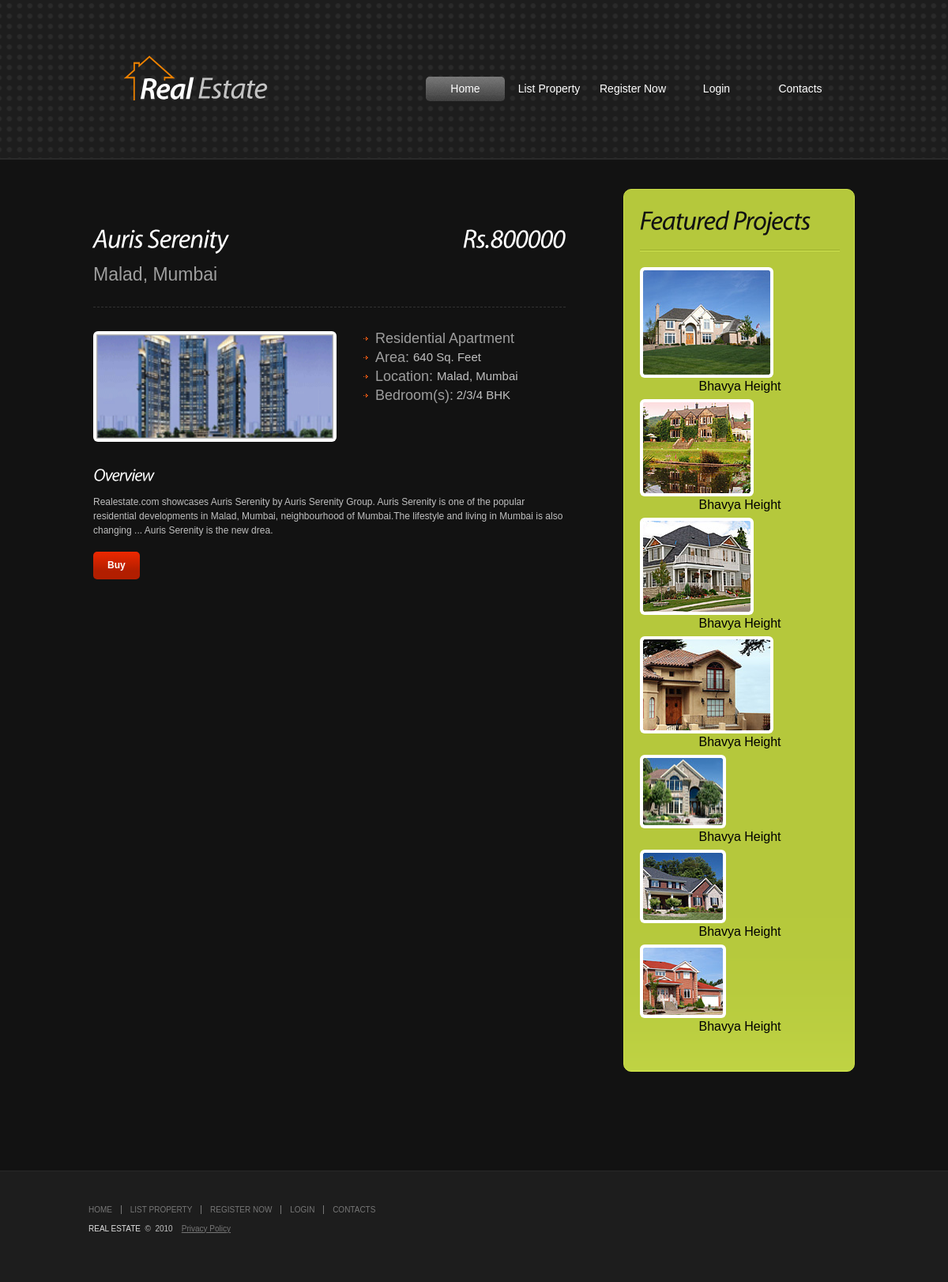
Page /view.php?Pname=Auris Serenity on the committed database.
### tables this page shows
CREATE TABLE IF NOT EXISTS `view` (
  `id` int(255) NOT NULL AUTO_INCREMENT,
  `pname` varchar(255) NOT NULL,
  `pcity` varchar(255) NOT NULL,
  `pimg` varchar(255) NOT NULL,
  `pprice` int(255) NOT NULL,
  `area` int(255) NOT NULL,
  `pbedroom` varchar(255) NOT NULL,
  `pdesc` varchar(255) NOT NULL,
  `poverview` varchar(255) NOT NULL,
  PRIMARY KEY (`id`)
);

### view.php (the view, shortened to what this page needs)
<!DOCTYPE html>
<html lang="en">
<head>
	<link rel="stylesheet" href="css/reset.css" type="text/css" media="all">
	<link rel="stylesheet" href="css/grid.css" type="text/css" media="all">
	<link rel="stylesheet" href="css/style.css" type="text/css" media="all">
</head>
<body>
<?php
			include('header1.php');
			?>
	<section id="content">
		<div class="container_16">
			<div class="clearfix">
				<section id="mainContent" class="grid_10">
    <div id="container_ff"></div>
        <article>
        <div class="clearfix">
        				<div class="fleft">
        				<?php
	if(isset($_GET['Pname'])){
        $name = $_GET['Pname'];
    }
    $result = mysql_query('Select * From view Where pname="'.$name.'"');
    $row = mysql_fetch_array($result);
       ?>
						<h2><?php echo $row['pname'] ?></h2>
						<span class="span"> <?php echo $row['pcity'] ?> </span>
						</div>
						<div class="fright">
						<h2> Rs.<?php echo $row['pprice'] ?> </h2>
						</div>
						</div>
					</article>
					<div class="wrapper">
							<figure><img src="images/<?php echo $row['pimg'] ?>" alt="" width="300"></figure>
							<ul class="list1">
							<li>
							<span class="span1"><?php echo $row['pdesc'] ?></span>
							</li>
							<li>
							<span class="span1"> Area: </span>
							<span class="span2"> <?php echo $row['area'] ?> Sq. Feet </span>
							</li>
							<li>
							<span class="span1"> Location: </span>
							<span class="span2"> <?php echo $row['pcity'] ?> </span>
							</li>
							<li class="last">
							<span class="span1">Bedroom(s):</span>
							<span class="span2"> <?php echo $row['pbedroom'] ?> BHK</span>
							</li>
							</ul>
							</div>
					<div id="container_ff"></div>
					<div class="wrapper">
					<h1>Overview</h1>
					<p><?php echo $row['poverview'] ?>.</p>
					<a href="payment.php?Pname=<?php echo $row['pname'] ?>" class="button" > Buy </a>
					 </div>
				</section>
				<aside class="grid_6">
					<div class="prefix_1">
						<article>
							<div class="box">
								<h2>Featured Projects</h2>
								<div class="wrapper"><figure class="alt"><img src="images/2page-img1.jpg" alt=""></figure></div>
								<h3 class="aligncenter">Bhavya Height</h3>
								<div class="wrapper"><figure class="alt"><img src="images/3page-img6.jpg" alt=""></figure></div>
								<h3 class="aligncenter">Bhavya Height</h3>
								<div class="wrapper"><figure class="alt"><img src="images/3page-img7.jpg" alt=""></figure></div>
								<h3 class="aligncenter">Bhavya Height</h3>
								<div class="wrapper"><figure class="alt"><img src="images/5page-img1.jpg" alt=""></figure></div>
								<h3 class="aligncenter">Bhavya Height</h3>
								<div class="wrapper"><figure class="alt"><img src="images/3page-img3.jpg" alt=""></figure></div>
								<h3 class="aligncenter">Bhavya Height</h3>
								<div class="wrapper"><figure class="alt"><img src="images/3page-img4.jpg" alt=""></figure></div>
								<h3 class="aligncenter">Bhavya Height</h3>
             <div class="wrapper"><figure class="alt"><img src="images/3page-img5.jpg" alt=""></figure></div>
								<h3 class="aligncenter">Bhavya Height</h3>
							</div>
						</article>
			</div>
		</div>
		</div>
	</section>
	<?php
			include('footer.php');
			?>
</body>
</html>

### css/grid.css (style rules this page uses)
.container_16 { margin-left: auto; margin-right: auto; width: 976px; }
.grid_1, .grid_2, .grid_3, .grid_4, .grid_5, .grid_6, .grid_7, .grid_8, .grid_9, .grid_10, .grid_11, .grid_12, .grid_13, .grid_14, .grid_15, .grid_16 { display:inline; float: left; position: relative; margin-left: 6px; margin-right: 6px; }
.container_16 .grid_6 { width:354px; }
.container_16 .grid_10 { width:598px; }
.container_16 .prefix_1 { padding-left:61px; }
.clearfix:after { clear: both; content: ' '; display: block; font-size: 0; line-height: 0; visibility: hidden; width: 0; height: 0; }
.clearfix { display: inline-block; }
.clearfix { display: block; }

### css/style.css (style rules this page uses)
article, aside, audio, canvas, command, datalist, details, embed, figcaption, figure, footer, header, hgroup, keygen, meter, nav, output, progress, section, source, video { display:block }
body { background:#1d1d1d;font-family:Arial, Helvetica, sans-serif;font-size:100%;line-height:1.125em;color:#c0c0c0 }
html { min-width:980px }
html, body { height:100% }
.container_16 { font-size:.75em;position:relative }
#content { padding:37px 0 90px 0;background:#121212 }
#mainContent { padding:13px 0 0 0 }
.fleft { float:left }
.fright { float:right }
.aligncenter { text-align:center }
.wrapper { width:100%;overflow:hidden }
figure { margin:0 24px 0 0;float:left;padding:4px;background:#fff;position:relative;border-radius:6px;-moz-border-radius:6px;-webkit-border-radius:6px;behavior:url(js/PIE.htc) }
figure.alt { margin-right:5px }
p { margin-bottom:18px }
a { color:#c0c0c0;outline:none }
h1 { font-size:22px;color:#fff;line-height:1.2em;font-style:italic;font-weight:normal;letter-spacing:-1px;margin-bottom:.5em }
h2 { font-size:33px;color:#fff;line-height:1.2em;font-style:italic;font-weight:normal;letter-spacing:-1px;margin-bottom:.5em }
h3 { font-size:1em;line-height:16px;font-weight:normal;text-transform:uppercase;color:#c0c0c0;margin-bottom:5px }
.button { display:inline-block;position:relative;border-radius:5px;-moz-border-radius:5px;-webkit-border-radius:5px;background-color:#d42400;background:-webkit-gradient(linear, 0 0, 0 70%, from(#ed2800), to(#b21e00));background:-moz-linear-gradient(#ed2800, #b21e00 70%);background:linear-gradient(#ed2800, #b21e00 70%);-pie-background:linear-gradient(#ed2800, #b21e00 70%);behavior:url(js/PIE.htc);padding:0 18px 0 18px;line-height:35px;color:#fff;font-weight:bold;text-decoration:none;-webkit-transition-duration:0.5s }
.box { background:url(../images/box-bg.gif) 0 100% repeat-x #b5c83c;padding:24px 18px 40px 20px;border:1px solid #c9dd47;border-radius:10px;-moz-border-radius:10px;-webkit-border-radius:10px;behavior:url(js/PIE.htc);position:relative;color:#fff }
.box h2 { color:#121212;background:url(../images/bd_bot.gif) 0 100% repeat-x;padding-bottom:20px;margin-bottom:20px;line-height:30px;letter-spacing:-1px }
.box h3 { font-weight:normal;color:#000;font-size:16px;line-height:22px;text-transform:none }
.span { color: #9e9e9e; display: block; font-size: 23px; }
.span1 { color: #9e9e9e; font-size: 18px; }
.span2 { font-size: 15px; }
.list1 { float: left; margin: 0 0 20px; padding-left: 10px; width: 250px; }
.last { padding: 0 0 5px; }
#mainContent article { padding:0 0 32px 0;margin-bottom:30px;border-bottom:1px dashed #323232 }
aside article { padding-bottom:0;margin-bottom:35px }
.list1 li { background:url(../images/arrow1.gif) no-repeat 0 7px;padding:0 0 6px 15px;font-size:13px;zoom:1 }
#container_ff { float:left; width: 558px; padding: 15px; }

### rows in the picture
view: pcity "Malad, Mumbai", pimg (picture), pdesc "Residential Apartment", area "640", pbedroom "2/3/4", poverview "Realestate.com showcases Auris Serenity by Auris Serenity Group. Auris Serenity is one of the popular residential developments in Malad, Mumbai, neighbourhood of Mumbai.The lifestyle and living in Mumbai is also changing ... Auris Serenity is the new drea"
